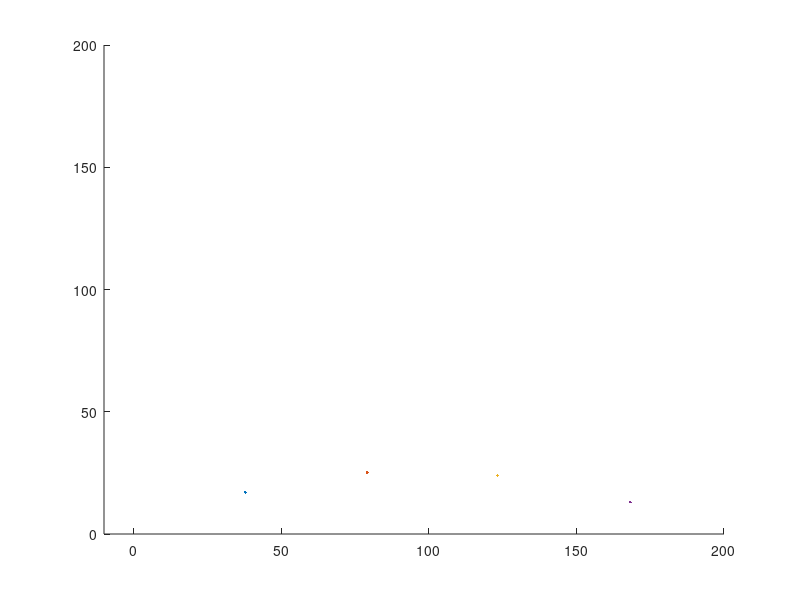

The MATLAB script that drew this image:

function  BS_main

v0   = 100;    % (m/s) Lähtönopeus 100ms jälkeen alkaa sekoileen
alfa = 35      % (deg) Kulma ajanhetkellä 0
m    = 46.4    % (kg)  Massa (K307, BB/HE 155 mm)
k    = 0.0055; % Kappaleen ilmanvastusvakio
g    = 9.81;   % (m/s^2) Gravitaatiovakio



% kutsutaan funktioita
%kitkaton(v0,alfa,m,g)
kitkallinen(v0,alfa,g,k)

end

function kitkaton(v0,alfa,m,g)

% lasketaan nopeuden x ja y komponentit
v0x = v0 * cosd(alfa)
v0y = v0 * sind(alfa)



% kappaleen nousuaika
tn = (v0*sind(alfa))/g

% kappaleen lento aika = tn * 2
t = 2 * tn


% kappaleen liike x suunnassa
sx = v0x * t;
kantama = sx / 1000;
disp ("Kitkaton kantama on:(km)"),disp(kantama)
disp ("km")



end
function kitkallinen(v0,alfa,g,k)


v = v0
x = 1;
y = 1;
kantama_x_kitk = 0;
kantama_y_kitk = 0;
tl=1;


while  y >0

vx1 = v*cosd(alfa)                           % nopeuden x komponentti ajan hetkellä 0
vy1 = v*sind(alfa)                           % nopeuden y komponentti ajan hetkellä 0

%x = x + vx1     % 0 + 26 = 26
%y = y + vy1     % 0 + 23 = 23

ax1 = (-k*vx1)*sqrt(vx1^2+vy1^2)   %-4.9     % kiihtyvyyden x komponentit 
ay1 = -g-(k*vy1)*sqrt(vx1^2+vy1^2) %-14      % kiihtyvyyden y komponentit

vx1 = vx1 + ax1
vy1 = vy1 + ay1

%vx1 = vx1 + ax1 /100;                      % nopeuden x komponentti sekunnin jälkeen
%vy1 = vy1 + ay1 /100;                      % nopeuden y komponentti sekunnin jälkeen

%vx1 = sqrt(vx1^2 + ax1^2); % 21            % nopeuden x komponentti sekunnin jälkeen
%vy1 = sqrt(vy1^2 + ay1^2); % 18


x = x + vx1
y = y + vy1
disp("Kierros")

kantama_x_kitk = kantama_x_kitk + vx1;    % kantama metreinä nopeude x komponentit laskettuna yhteen
kantama_y_kitk = kantama_y_kitk + vy1;    % kantama metreinä nopeude x komponentit laskettuna yhteen


alfa = atand(vy1/vx1);

% lento aika
tl = tl+1;

hold on
%plot(kantama_x_kitk,kantama_y_kitk)
plot(x,y)

%axis([-10 40000 -5000 40000])             % kuvaajan skaalaus
axis([-10 200 -0 200])
end

kantama_x_kitk = kantama_x_kitk/1000;
disp("Kitkallinen kantama on:(km)")
disp(kantama_x_kitk)
%tl = tl/60;
disp(tl)
%disp(y)
disp(x)
end
